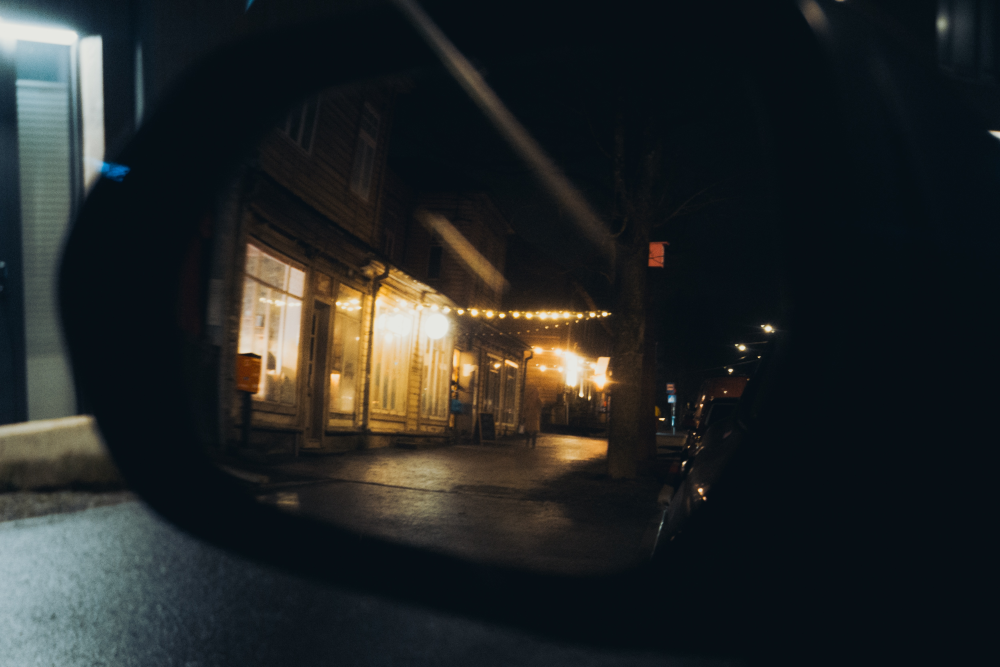
#> input picture assets/images/dump/20250305-_DSC7238.jpg, 5000 x 3333 px (shown at 1/5 size)
$ python image_utils.py assets/images/dump/20250305-_DSC7238.jpg 1.0
#> lines starting #> are read from the running program, lines starting #| are printed output that depends on the picture
"""
Utility functions for image analysis, particularly for detecting black and white photos.
"""
from PIL import Image
from pathlib import Path
from typing import Union, Tuple


def is_black_and_white(image_path: Union[str, Path], threshold: float = 15.0, debug: bool = False) -> Union[bool, Tuple[bool, dict]]:
    """
    Determine if an image is black and white (grayscale).

    Uses multiple detection methods:
    1. Checks if image mode is grayscale (L, LA)
    2. For RGB images, analyzes channel similarity and saturation

    Args:
        image_path: Path to the image file
        threshold: Saturation threshold (0-255). Lower values = stricter detection.
                  Default 15.0 works well for most cases.
        debug: If True, return diagnostic information

    Returns:
        If debug=False: bool indicating if image is B&W
        If debug=True: tuple of (bool, dict) with diagnostic info
    """
#> called with threshold = 1, debug = False
    img = Image.open(image_path)
#> img is the input picture: PIL image 5000x3333 RGB; mean R, G, B 34.7, 38.2, 38.1
    diagnostics = {'mode': img.mode, 'saturation': None, 'channel_diff': None}

    # Method 1: Check image mode - true grayscale images
    if img.mode in ('L', 'LA'):
        if debug:
            return True, diagnostics
        return True

    # Method 2: For RGB images, check if they're actually grayscale
    if img.mode == 'RGB':
        # Convert to HSV to analyze saturation
        hsv = img.convert('HSV')
#> hsv: PIL image 5000x3333 HSV; mean H, S, V 121, 127.3, 45.8
        h, s, v = hsv.split()
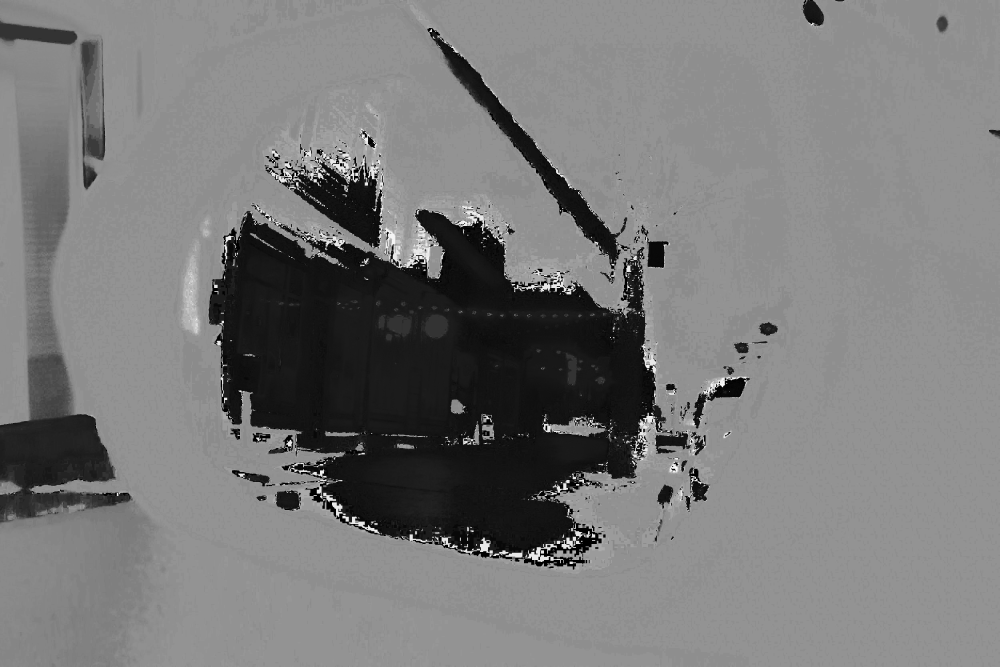
#> h: PIL image 5000x3333 L (shown at 1/5 size); min 0, max 254, mean 121
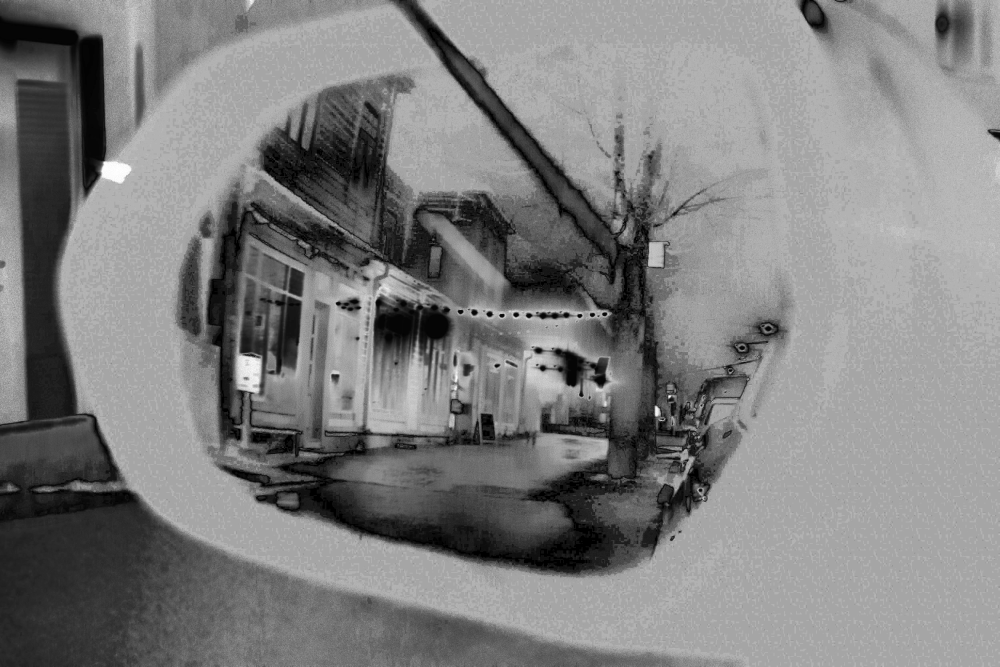
#> s: PIL image 5000x3333 L (shown at 1/5 size); min 0, max 255, mean 127.3
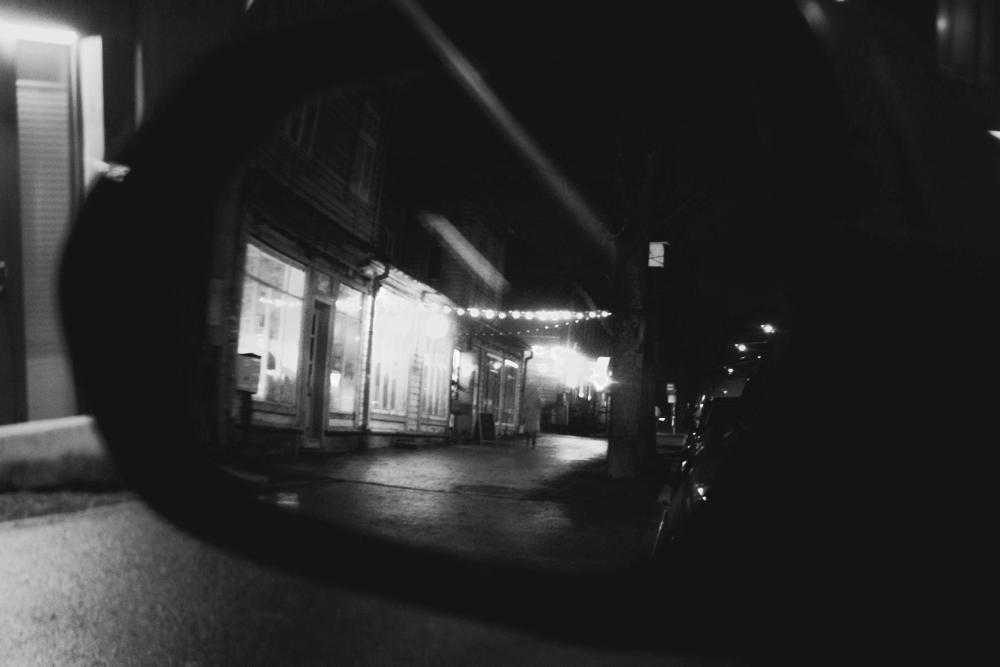
#> v: PIL image 5000x3333 L (shown at 1/5 size); min 10, max 255, mean 45.8

        # Get saturation values - B&W images have very low saturation
        saturation_values = list(s.getdata())
#> saturation_values = 16665000 items
        avg_saturation = sum(saturation_values) / len(saturation_values)
#> avg_saturation = 127.3
        diagnostics['saturation'] = avg_saturation

        # Method 3: Check RGB channel similarity
        r, g, b = img.split()
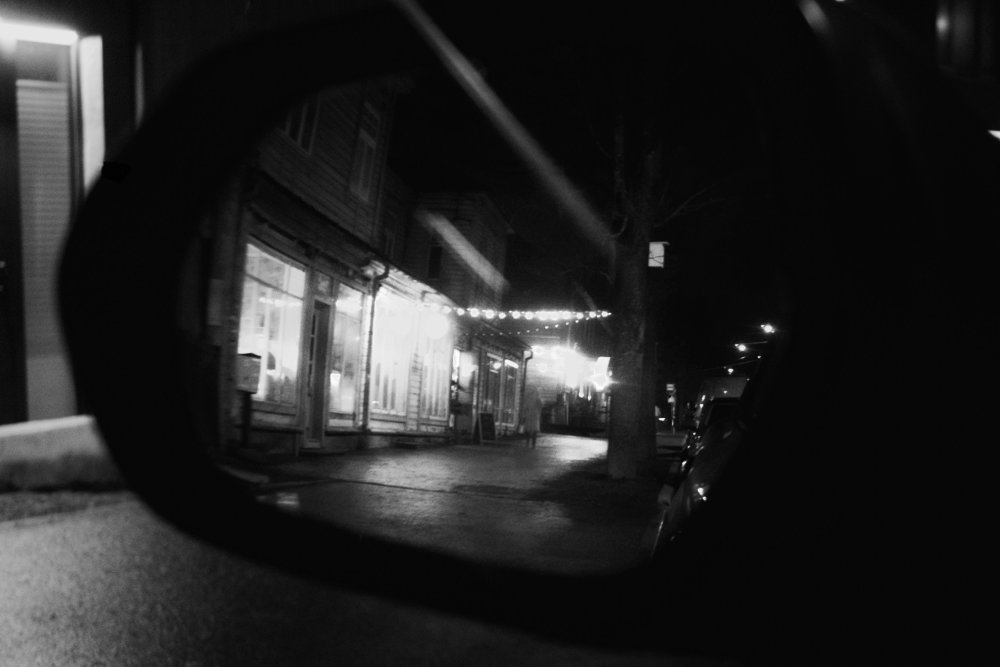
#> r: PIL image 5000x3333 L (shown at 1/5 size); min 0, max 255, mean 34.7
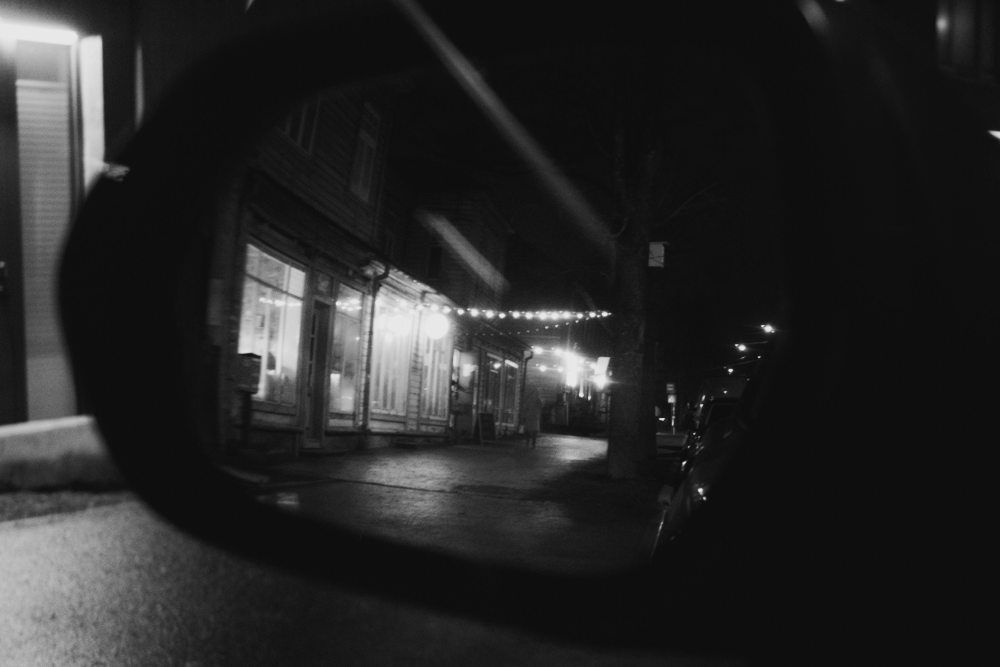
#> g: PIL image 5000x3333 L (shown at 1/5 size); min 9, max 240, mean 38.2
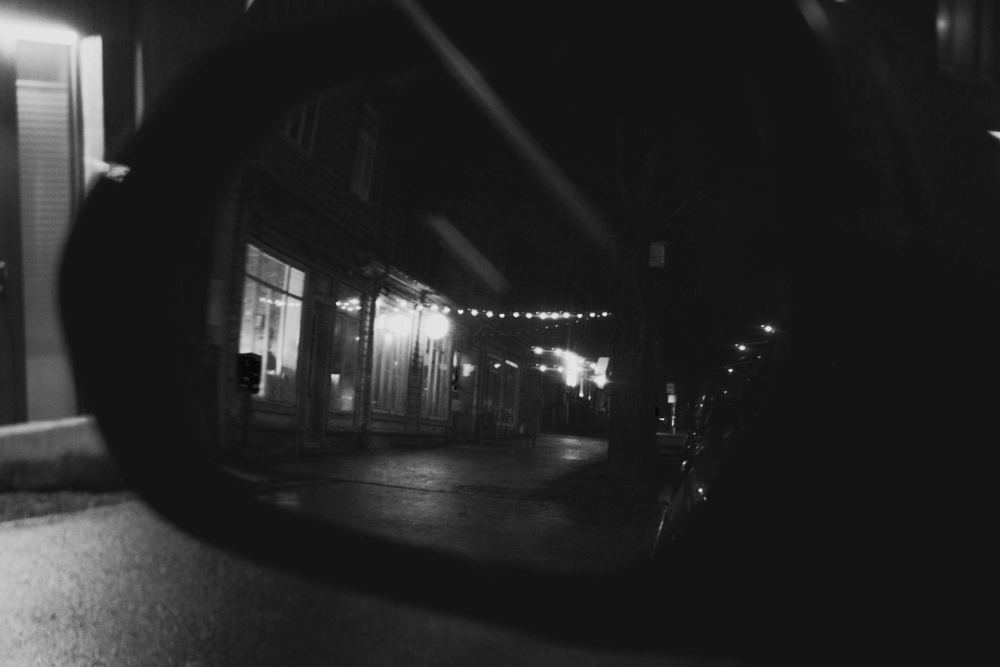
#> b: PIL image 5000x3333 L (shown at 1/5 size); min 0, max 241, mean 38.1
        r_data = list(r.getdata())
#> r_data = 16665000 items
        g_data = list(g.getdata())
#> g_data = 16665000 items
        b_data = list(b.getdata())
#> b_data = 16665000 items

        # Sample pixels for efficiency (every 50th pixel)
        sample_size = min(5000, len(r_data))
#> sample_size = 5000
        step = max(1, len(r_data) // sample_size)
#> step = 3333

        channel_diffs = []
        for i in range(0, len(r_data), step):
            r_val, g_val, b_val = r_data[i], g_data[i], b_data[i]
            # Calculate maximum difference between channels
            max_diff = max(abs(r_val - g_val), abs(r_val - b_val), abs(g_val - b_val))
            channel_diffs.append(max_diff)
#> this loop made 5000 passes
#> (i, r_val, g_val, b_val, max_diff) on passes 2 to 4: (3333, 7, 14, 20, 13), (6666, 10, 17, 23, 13), (9999, 8, 17, 24, 16)
#> after the loop, channel_diffs = 5000 values, max 176 at index 2338, min 0 at index 1408, mean 16.36

        avg_channel_diff = sum(channel_diffs) / len(channel_diffs) if channel_diffs else 255
#> avg_channel_diff = 16.36
        diagnostics['channel_diff'] = avg_channel_diff

        # B&W images have:
        # - Low saturation (typically < threshold) OR
        # - Very similar RGB channels (avg difference < 8) - strong indicator
        # Based on testing: B&W images avg sat=25.34, channel_diff=4.58
        # Color images avg sat=102.00, channel_diff=41.39
        if avg_channel_diff < 8:
            # Very similar channels = strong B&W indicator, allow higher saturation
            is_bw = avg_saturation < 35  # Very lenient for very similar channels
        elif avg_channel_diff < 12:
            # Moderate channel similarity (8-12), allow moderate saturation
            is_bw = avg_saturation < 25  # More lenient for moderate channel similarity
        elif avg_channel_diff < 15:
            # Higher channel similarity (12-15), require lower saturation
            is_bw = avg_saturation < threshold
        else:
            # High channel difference = definitely color
            is_bw = False

        if debug:
            return is_bw, diagnostics
        return is_bw

    # For other modes (RGBA, P, etc.), assume color
    if debug:
        return False, diagnostics
    return False


def count_bw_photos(directory: Union[str, Path], threshold: float = 15.0, debug: bool = False) -> tuple[int, int, list[str]]:
    """
    Count black and white photos in a directory.

    Args:
        directory: Path to directory containing images
        threshold: Saturation threshold for B&W detection
        debug: If True, print diagnostic information for each image

    Returns:
        Tuple of (bw_count, total_count, bw_file_names)
    """
    directory = Path(directory)
    image_files = sorted(directory.glob('*.jpg')) + sorted(directory.glob('*.JPG'))

    bw_count = 0
    bw_files = []

    for img_file in image_files:
        result = is_black_and_white(img_file, threshold, debug=debug)
        if debug:
            is_bw, diag = result  # type: ignore
            status = "B&W" if is_bw else "Color"
            print(f"{img_file.name}: {status} (sat: {diag.get('saturation', 'N/A'):.1f}, "
                  f"channel_diff: {diag.get('channel_diff', 'N/A'):.2f})")
        else:
            is_bw = result  # type: ignore

        if is_bw:
            bw_count += 1
            bw_files.append(img_file.name)

    return bw_count, len(image_files), bw_files


if __name__ == '__main__':
    import sys

    if len(sys.argv) < 2:
        print("Usage: python image_utils.py <image_path_or_directory> [threshold] [--debug]")
        sys.exit(1)

    path = Path(sys.argv[1])
    threshold = float(sys.argv[2]) if len(sys.argv) > 2 and sys.argv[2] != '--debug' else 15.0
    debug = '--debug' in sys.argv

    if path.is_file():
        result = is_black_and_white(path, threshold, debug=debug)
        if debug:
            is_bw, diag = result  # type: ignore
            status = "B&W" if is_bw else "Color"
            print(f"{path.name}: {status}")
            print(f"  Mode: {diag['mode']}")
            if diag['saturation'] is not None:
                print(f"  Avg Saturation: {diag['saturation']:.2f}")
            if diag['channel_diff'] is not None:
                print(f"  Avg Channel Diff: {diag['channel_diff']:.2f}")
        else:
            is_bw = result  # type: ignore
            print(f"{path.name}: {'B&W' if is_bw else 'Color'}")
    elif path.is_dir():
        bw_count, total, bw_files = count_bw_photos(path, threshold, debug=debug)
        print(f"\nBlack and white photos: {bw_count} out of {total}")
        if bw_files:
            print("B&W files:")
            for f in bw_files:
                print(f"  - {f}")
    else:
        print(f"Error: {path} is not a valid file or directory")
        sys.exit(1)
